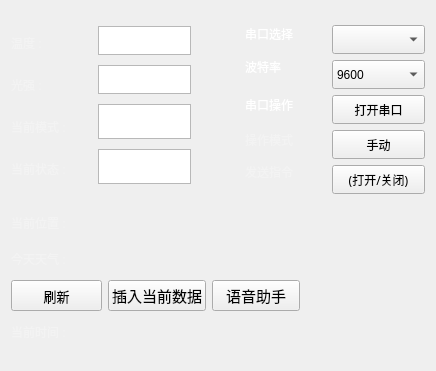
   <widget class="QWidget" name="layoutWidget">
    <property name="geometry">
     <rect>
      <x>14</x>
      <y>4</y>
      <width>436</width>
      <height>371</height>
     </rect>
    </property>
    <layout class="QVBoxLayout" name="verticalLayout_7">
     <item>
      <layout class="QHBoxLayout" name="horizontalLayout_8">
       <item>
        <layout class="QHBoxLayout" name="horizontalLayout_5">
         <item>
          <layout class="QVBoxLayout" name="verticalLayout_4">
           <item>
            <widget class="QLabel" name="temp">
             <property name="minimumSize">
              <size>
               <width>81</width>
               <height>30</height>
              </size>
             </property>
             <property name="maximumSize">
              <size>
               <width>81</width>
               <height>30</height>
              </size>
             </property>
             <property name="styleSheet">
              <string notr="true">font: 10pt &quot;微软雅黑&quot;;
color:rgb(243, 243, 243)</string>
             </property>
             <property name="text">
              <string>温度 :</string>
             </property>
            </widget>
           </item>
           <item>
            <widget class="QLabel" name="light">
             <property name="minimumSize">
              <size>
               <width>81</width>
               <height>30</height>
              </size>
             </property>
             <property name="maximumSize">
              <size>
               <width>81</width>
               <height>30</height>
              </size>
             </property>
             <property name="styleSheet">
              <string notr="true">font: 10pt &quot;微软雅黑&quot;;
color:rgb(243, 243, 243)</string>
             </property>
             <property name="text">
              <string>光强 :</string>
             </property>
            </widget>
           </item>
           <item>
            <widget class="QLabel" name="state">
             <property name="minimumSize">
              <size>
               <width>81</width>
               <height>30</height>
              </size>
             </property>
             <property name="maximumSize">
              <size>
               <width>81</width>
               <height>30</height>
              </size>
             </property>
             <property name="styleSheet">
              <string notr="true">font: 10pt &quot;微软雅黑&quot;;
color:rgb(243, 243, 243)</string>
             </property>
             <property name="text">
              <string>当前模式 :</string>
             </property>
            </widget>
           </item>
           <item>
            <widget class="QLabel" name="state_2">
             <property name="minimumSize">
              <size>
               <width>81</width>
               <height>30</height>
              </size>
             </property>
             <property name="maximumSize">
              <size>
               <width>81</width>
               <height>30</height>
              </size>
             </property>
             <property name="styleSheet">
              <string notr="true">font: 10pt &quot;微软雅黑&quot;;
color:rgb(243, 243, 243)</string>
             </property>
             <property name="text">
              <string>当前状态 :</string>
             </property>
            </widget>
           </item>
          </layout>
         </item>
         <item>
          <layout class="QVBoxLayout" name="verticalLayout_3">
           <item>
            <widget class="QTextBrowser" name="show_temp">
             <property name="minimumSize">
              <size>
               <width>93</width>
               <height>29</height>
              </size>
             </property>
             <property name="maximumSize">
              <size>
               <width>93</width>
               <height>29</height>
              </size>
             </property>
             <property name="html">
              <string>&lt;!DOCTYPE HTML PUBLIC &quot;-//W3C//DTD HTML 4.0//EN&quot; &quot;http://www.w3.org/TR/REC-html40/strict.dtd&quot;&gt;
&lt;html&gt;&lt;head&gt;&lt;meta name=&quot;qrichtext&quot; content=&quot;1&quot; /&gt;&lt;style type=&quot;text/css&quot;&gt;
p, li { white-space: pre-wrap; }
&lt;/style&gt;&lt;/head&gt;&lt;body style=&quot; font-family:'SimSun'; font-size:9pt; font-weight:400; font-style:normal;&quot;&gt;
&lt;p style=&quot;-qt-paragraph-type:empty; margin-top:0px; margin-bottom:0px; margin-left:0px; margin-right:0px; -qt-block-indent:0; text-indent:0px;&quot;&gt;&lt;br /&gt;&lt;/p&gt;&lt;/body&gt;&lt;/html&gt;</string>
             </property>
            </widget>
           </item>
           <item>
            <widget class="QTextBrowser" name="show_light">
             <property name="minimumSize">
              <size>
               <width>93</width>
               <height>29</height>
              </size>
             </property>
             <property name="maximumSize">
              <size>
               <width>93</width>
               <height>29</height>
              </size>
             </property>
             <property name="html">
              <string>&lt;!DOCTYPE HTML PUBLIC &quot;-//W3C//DTD HTML 4.0//EN&quot; &quot;http://www.w3.org/TR/REC-html40/strict.dtd&quot;&gt;
&lt;html&gt;&lt;head&gt;&lt;meta name=&quot;qrichtext&quot; content=&quot;1&quot; /&gt;&lt;style type=&quot;text/css&quot;&gt;
p, li { white-space: pre-wrap; }
&lt;/style&gt;&lt;/head&gt;&lt;body style=&quot; font-family:'SimSun'; font-size:9pt; font-weight:400; font-style:normal;&quot;&gt;
&lt;p style=&quot;-qt-paragraph-type:empty; margin-top:0px; margin-bottom:0px; margin-left:0px; margin-right:0px; -qt-block-indent:0; text-indent:0px;&quot;&gt;&lt;br /&gt;&lt;/p&gt;&lt;/body&gt;&lt;/html&gt;</string>
             </property>
            </widget>
           </item>
           <item>
            <widget class="QTextBrowser" name="show_state">
             <property name="minimumSize">
              <size>
               <width>93</width>
               <height>30</height>
              </size>
             </property>
             <property name="maximumSize">
              <size>
               <width>93</width>
               <height>35</height>
              </size>
             </property>
             <property name="styleSheet">
              <string notr="true">font: 9pt &quot;微软雅黑&quot;;</string>
             </property>
             <property name="html">
              <string>&lt;!DOCTYPE HTML PUBLIC &quot;-//W3C//DTD HTML 4.0//EN&quot; &quot;http://www.w3.org/TR/REC-html40/strict.dtd&quot;&gt;
&lt;html&gt;&lt;head&gt;&lt;meta name=&quot;qrichtext&quot; content=&quot;1&quot; /&gt;&lt;style type=&quot;text/css&quot;&gt;
p, li { white-space: pre-wrap; }
&lt;/style&gt;&lt;/head&gt;&lt;body style=&quot; font-family:'微软雅黑'; font-size:9pt; font-weight:400; font-style:normal;&quot;&gt;
&lt;p style=&quot;-qt-paragraph-type:empty; margin-top:0px; margin-bottom:0px; margin-left:0px; margin-right:0px; -qt-block-indent:0; text-indent:0px;&quot;&gt;&lt;br /&gt;&lt;/p&gt;&lt;/body&gt;&lt;/html&gt;</string>
             </property>
            </widget>
           </item>
           <item>
            <widget class="QTextBrowser" name="show_state_2">
             <property name="minimumSize">
              <size>
               <width>93</width>
               <height>30</height>
              </size>
             </property>
             <property name="maximumSize">
              <size>
               <width>93</width>
               <height>35</height>
              </size>
             </property>
             <property name="styleSheet">
              <string notr="true">font: 9pt &quot;微软雅黑&quot;;</string>
             </property>
             <property name="html">
              <string>&lt;!DOCTYPE HTML PUBLIC &quot;-//W3C//DTD HTML 4.0//EN&quot; &quot;http://www.w3.org/TR/REC-html40/strict.dtd&quot;&gt;
&lt;html&gt;&lt;head&gt;&lt;meta name=&quot;qrichtext&quot; content=&quot;1&quot; /&gt;&lt;style type=&quot;text/css&quot;&gt;
p, li { white-space: pre-wrap; }
&lt;/style&gt;&lt;/head&gt;&lt;body style=&quot; font-family:'微软雅黑'; font-size:9pt; font-weight:400; font-style:normal;&quot;&gt;
&lt;p style=&quot;-qt-paragraph-type:empty; margin-top:0px; margin-bottom:0px; margin-left:0px; margin-right:0px; -qt-block-indent:0; text-indent:0px;&quot;&gt;&lt;br /&gt;&lt;/p&gt;&lt;/body&gt;&lt;/html&gt;</string>
             </property>
            </widget>
           </item>
          </layout>
         </item>
        </layout>
       </item>
       <item>
        <spacer name="horizontalSpacer_2">
         <property name="orientation">
          <enum>Qt::Horizontal</enum>
         </property>
         <property name="sizeHint" stdset="0">
          <size>
           <width>48</width>
           <height>20</height>
          </size>
         </property>
        </spacer>
       </item>
       <item>
        <layout class="QHBoxLayout" name="horizontalLayout_2">
         <item>
          <layout class="QVBoxLayout" name="verticalLayout">
           <item>
            <widget class="QLabel" name="SerialCOMLabel">
             <property name="minimumSize">
              <size>
               <width>62</width>
               <height>20</height>
              </size>
             </property>
             <property name="maximumSize">
              <size>
               <width>81</width>
               <height>20</height>
              </size>
             </property>
             <property name="font">
              <font>
               <family>微软雅黑</family>
               <pointsize>9</pointsize>
               <weight>50</weight>
               <italic>false</italic>
               <bold>false</bold>
              </font>
             </property>
             <property name="styleSheet">
              <string notr="true">font: 9pt &quot;微软雅黑&quot;;
color:rgb(255, 255, 255)</string>
             </property>
             <property name="text">
              <string>&lt;html&gt;&lt;head/&gt;&lt;body&gt;&lt;p&gt;&lt;span style=&quot; color:#ffffff;&quot;&gt;串口选择&lt;/span&gt;&lt;/p&gt;&lt;/body&gt;&lt;/html&gt;</string>
             </property>
            </widget>
           </item>
           <item>
            <widget class="QLabel" name="SerialBaudRateLabel">
             <property name="sizePolicy">
              <sizepolicy hsizetype="Fixed" vsizetype="Fixed">
               <horstretch>0</horstretch>
               <verstretch>0</verstretch>
              </sizepolicy>
             </property>
             <property name="maximumSize">
              <size>
               <width>81</width>
               <height>30</height>
              </size>
             </property>
             <property name="font">
              <font>
               <family>微软雅黑</family>
               <pointsize>9</pointsize>
               <weight>50</weight>
               <italic>false</italic>
               <bold>false</bold>
              </font>
             </property>
             <property name="styleSheet">
              <string notr="true">font: 9pt &quot;微软雅黑&quot;;
color:rgb(255, 255, 255)</string>
             </property>
             <property name="text">
              <string>&lt;html&gt;&lt;head/&gt;&lt;body&gt;&lt;p&gt;&lt;span style=&quot; color:#ffffff;&quot;&gt;波特率&lt;/span&gt;&lt;/p&gt;&lt;/body&gt;&lt;/html&gt;</string>
             </property>
            </widget>
           </item>
           <item>
            <widget class="QLabel" name="OpenLabel">
             <property name="sizePolicy">
              <sizepolicy hsizetype="Fixed" vsizetype="Fixed">
               <horstretch>0</horstretch>
               <verstretch>0</verstretch>
              </sizepolicy>
             </property>
             <property name="maximumSize">
              <size>
               <width>81</width>
               <height>30</height>
              </size>
             </property>
             <property name="font">
              <font>
               <family>微软雅黑</family>
               <pointsize>9</pointsize>
               <weight>50</weight>
               <italic>false</italic>
               <bold>false</bold>
              </font>
             </property>
             <property name="styleSheet">
              <string notr="true">font: 9pt &quot;微软雅黑&quot;;
color:rgb(255, 255, 255)</string>
             </property>
             <property name="text">
              <string>&lt;html&gt;&lt;head/&gt;&lt;body&gt;&lt;p&gt;&lt;span style=&quot; color:#ffffff;&quot;&gt;串口操作&lt;/span&gt;&lt;/p&gt;&lt;/body&gt;&lt;/html&gt;</string>
             </property>
            </widget>
           </item>
           <item>
            <widget class="QLabel" name="temp_2">
             <property name="minimumSize">
              <size>
               <width>81</width>
               <height>24</height>
              </size>
             </property>
             <property name="maximumSize">
              <size>
               <width>200</width>
               <height>24</height>
              </size>
             </property>
             <property name="styleSheet">
              <string notr="true">font: 10pt &quot;微软雅黑&quot;;
color:rgb(243, 243, 243)</string>
             </property>
             <property name="text">
              <string>操作模式 </string>
             </property>
            </widget>
           </item>
           <item>
            <widget class="QLabel" name="send_orders_2">
             <property name="minimumSize">
              <size>
               <width>81</width>
               <height>24</height>
              </size>
             </property>
             <property name="maximumSize">
              <size>
               <width>200</width>
               <height>24</height>
              </size>
             </property>
             <property name="styleSheet">
              <string notr="true">font: 10pt &quot;微软雅黑&quot;;
color:rgb(243, 243, 243)</string>
             </property>
             <property name="text">
              <string>发送指令</string>
             </property>
            </widget>
           </item>
          </layout>
         </item>
         <item>
          <layout class="QVBoxLayout" name="verticalLayout_2">
           <item>
            <widget class="QComboBox" name="SerialCOMComboBox">
             <property name="enabled">
              <bool>true</bool>
             </property>
             <property name="sizePolicy">
              <sizepolicy hsizetype="Fixed" vsizetype="Fixed">
               <horstretch>0</horstretch>
               <verstretch>0</verstretch>
              </sizepolicy>
             </property>
             <property name="minimumSize">
              <size>
               <width>93</width>
               <height>29</height>
              </size>
             </property>
             <property name="maximumSize">
              <size>
               <width>93</width>
               <height>23</height>
              </size>
             </property>
             <property name="currentText">
              <string/>
             </property>
            </widget>
           </item>
           <item>
            <widget class="QComboBox" name="SerialBaudRateComboBox">
             <property name="minimumSize">
              <size>
               <width>93</width>
               <height>29</height>
              </size>
             </property>
             <property name="maximumSize">
              <size>
               <width>93</width>
               <height>23</height>
              </size>
             </property>
             <property name="styleSheet">
              <string notr="true">font: 9pt &quot;微软雅黑&quot;;</string>
             </property>
             <property name="editable">
              <bool>false</bool>
             </property>
             <item>
              <property name="text">
               <string>9600</string>
              </property>
             </item>
             <item>
              <property name="text">
               <string>19200</string>
              </property>
             </item>
             <item>
              <property name="text">
               <string>57600</string>
              </property>
             </item>
             <item>
              <property name="text">
               <string>112500</string>
              </property>
             </item>
             <item>
              <property name="text">
               <string>自定义</string>
              </property>
             </item>
            </widget>
           </item>
           <item>
            <widget class="QPushButton" name="OpenButton">
             <property name="minimumSize">
              <size>
               <width>93</width>
               <height>29</height>
              </size>
             </property>
             <property name="maximumSize">
              <size>
               <width>93</width>
               <height>23</height>
              </size>
             </property>
             <property name="styleSheet">
              <string notr="true">font: 9pt &quot;微软雅黑&quot;;</string>
             </property>
             <property name="text">
              <string>打开串口</string>
             </property>
            </widget>
           </item>
           <item>
            <widget class="QPushButton" name="change">
             <property name="minimumSize">
              <size>
               <width>93</width>
               <height>29</height>
              </size>
             </property>
             <property name="maximumSize">
              <size>
               <width>93</width>
               <height>23</height>
              </size>
             </property>
             <property name="font">
              <font>
               <family>微软雅黑</family>
               <pointsize>9</pointsize>
               <weight>50</weight>
               <italic>false</italic>
               <bold>false</bold>
              </font>
             </property>
             <property name="styleSheet">
              <string notr="true"/>
             </property>
             <property name="text">
              <string>手动</string>
             </property>
            </widget>
           </item>
           <item>
            <widget class="QPushButton" name="order_change">
             <property name="minimumSize">
              <size>
               <width>93</width>
               <height>29</height>
              </size>
             </property>
             <property name="maximumSize">
              <size>
               <width>93</width>
               <height>23</height>
              </size>
             </property>
             <property name="font">
              <font>
               <family>微软雅黑</family>
               <pointsize>9</pointsize>
              </font>
             </property>
             <property name="styleSheet">
              <string notr="true"/>
             </property>
             <property name="text">
              <string>(打开/关闭)</string>
             </property>
            </widget>
           </item>
          </layout>
         </item>
        </layout>
       </item>
      </layout>
     </item>
     <item>
      <layout class="QHBoxLayout" name="horizontalLayout_10">
       <item>
        <layout class="QVBoxLayout" name="verticalLayout_6">
         <item>
          <layout class="QVBoxLayout" name="verticalLayout_5">
           <item>
            <layout class="QHBoxLayout" name="horizontalLayout_6">
             <item>
              <widget class="QLabel" name="addr">
               <property name="minimumSize">
                <size>
                 <width>81</width>
                 <height>30</height>
                </size>
               </property>
               <property name="maximumSize">
                <size>
                 <width>81</width>
                 <height>30</height>
                </size>
               </property>
               <property name="styleSheet">
                <string notr="true">font: 10pt &quot;微软雅黑&quot;;
color:rgb(243, 243, 243)</string>
               </property>
               <property name="text">
                <string>当前位置 :</string>
               </property>
              </widget>
             </item>
             <item>
              <widget class="QLabel" name="show_addr">
               <property name="minimumSize">
                <size>
                 <width>200</width>
                 <height>30</height>
                </size>
               </property>
               <property name="maximumSize">
                <size>
                 <width>200</width>
                 <height>30</height>
                </size>
               </property>
               <property name="styleSheet">
                <string notr="true">color: rgb(255, 255, 255);
font: 10pt &quot;微软雅黑&quot;;</string>
               </property>
               <property name="text">
                <string/>
               </property>
              </widget>
             </item>
            </layout>
           </item>
           <item>
            <layout class="QHBoxLayout" name="horizontalLayout_7">
             <item>
              <widget class="QLabel" name="addr_2">
               <property name="minimumSize">
                <size>
                 <width>81</width>
                 <height>30</height>
                </size>
               </property>
               <property name="maximumSize">
                <size>
                 <width>81</width>
                 <height>30</height>
                </size>
               </property>
               <property name="styleSheet">
                <string notr="true">font: 10pt &quot;微软雅黑&quot;;
color:rgb(243, 243, 243)</string>
               </property>
               <property name="text">
                <string>今天天气 :</string>
               </property>
              </widget>
             </item>
             <item>
              <widget class="QLabel" name="show_weather">
               <property name="minimumSize">
                <size>
                 <width>200</width>
                 <height>30</height>
                </size>
               </property>
               <property name="maximumSize">
                <size>
                 <width>200</width>
                 <height>30</height>
                </size>
               </property>
               <property name="styleSheet">
                <string notr="true">color: rgb(255, 255, 255);
font: 10pt &quot;微软雅黑&quot;;</string>
               </property>
               <property name="text">
                <string/>
               </property>
              </widget>
             </item>
            </layout>
           </item>
          </layout>
         </item>
         <item>
          <layout class="QHBoxLayout" name="horizontalLayout_3">
           <item>
            <widget class="QPushButton" name="refresh">
             <property name="minimumSize">
              <size>
               <width>91</width>
               <height>31</height>
              </size>
             </property>
             <property name="maximumSize">
              <size>
               <width>91</width>
               <height>31</height>
              </size>
             </property>
             <property name="font">
              <font>
               <family>微软雅黑</family>
               <pointsize>10</pointsize>
               <weight>50</weight>
               <bold>false</bold>
              </font>
             </property>
             <property name="text">
              <string>刷新</string>
             </property>
            </widget>
           </item>
           <item>
            <widget class="QPushButton" name="postsql">
             <property name="sizePolicy">
              <sizepolicy hsizetype="Minimum" vsizetype="Fixed">
               <horstretch>98</horstretch>
               <verstretch>31</verstretch>
              </sizepolicy>
             </property>
             <property name="minimumSize">
              <size>
               <width>98</width>
               <height>31</height>
              </size>
             </property>
             <property name="maximumSize">
              <size>
               <width>98</width>
               <height>31</height>
              </size>
             </property>
             <property name="font">
              <font>
               <family>微软雅黑</family>
               <pointsize>11</pointsize>
              </font>
             </property>
             <property name="text">
              <string>插入当前数据</string>
             </property>
            </widget>
           </item>
           <item>
            <widget class="QPushButton" name="yuyinzhushou">
             <property name="minimumSize">
              <size>
               <width>88</width>
               <height>31</height>
              </size>
             </property>
             <property name="maximumSize">
              <size>
               <width>88</width>
               <height>31</height>
              </size>
             </property>
             <property name="font">
              <font>
               <family>微软雅黑</family>
               <pointsize>11</pointsize>
               <weight>50</weight>
               <italic>false</italic>
               <bold>false</bold>
              </font>
             </property>
             <property name="styleSheet">
              <string notr="true"/>
             </property>
             <property name="text">
              <string>语音助手</string>
             </property>
             <property name="checkable">
              <bool>false</bool>
             </property>
             <property name="checked">
              <bool>false</bool>
             </property>
            </widget>
           </item>
          </layout>
         </item>
         <item>
          <layout class="QHBoxLayout" name="horizontalLayout_4">
           <item>
            <widget class="QLabel" name="times">
             <property name="minimumSize">
              <size>
               <width>81</width>
               <height>30</height>
              </size>
             </property>
             <property name="maximumSize">
              <size>
               <width>81</width>
               <height>30</height>
              </size>
             </property>
             <property name="styleSheet">
              <string notr="true">font: 10pt &quot;微软雅黑&quot;;
color:rgb(243, 243, 243)</string>
             </property>
             <property name="text">
              <string>当前时间 :</string>
             </property>
            </widget>
           </item>
           <item>
            <widget class="QLabel" name="show_time">
             <property name="minimumSize">
              <size>
               <width>200</width>
               <height>30</height>
              </size>
             </property>
             <property name="maximumSize">
              <size>
               <width>200</width>
               <height>30</height>
              </size>
             </property>
             <property name="styleSheet">
              <string notr="true">color: rgb(255, 255, 255);
font: 10pt &quot;微软雅黑&quot;;</string>
             </property>
             <property name="text">
              <string/>
             </property>
            </widget>
           </item>
          </layout>
         </item>
        </layout>
       </item>
       <item>
        <spacer name="horizontalSpacer_3">
         <property name="orientation">
          <enum>Qt::Horizontal</enum>
         </property>
         <property name="sizeHint" stdset="0">
          <size>
           <width>88</width>
           <height>20</height>
          </size>
         </property>
        </spacer>
       </item>
      </layout>
     </item>
    </layout>
   </widget>
